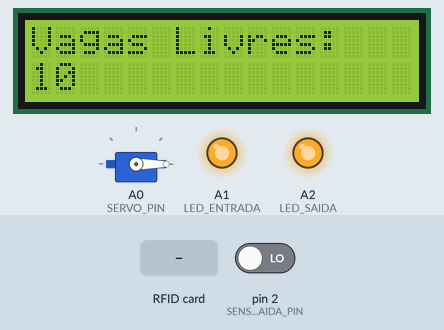
This sketch was run on a simulated Arduino Uno, built with avr-gcc and run on an emulated ATmega328P. Shown: 16×2 character LCD, servo, output pins drawn as LEDs (lit = HIGH). Inputs (shaded band) come from the test bench; at power-on: pin 2 (SENSOR_SAIDA_PIN) LOW. Pins used as bus, display or sensor lines are not drawn; what the sketch prints to the serial monitor is not drawn.

Above: at 1.8 s.
1.9 s: RFID card BC 09 0A 4A held to the reader
At 3.7 s:
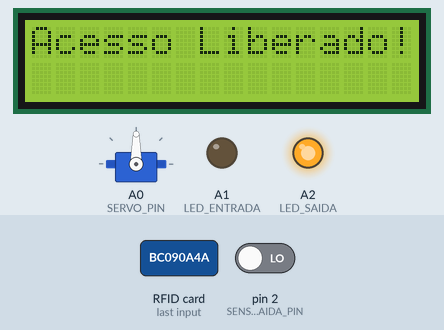
4.4 s: pin 2 (SENSOR_SAIDA_PIN) driven HIGH
At 4.71 s:
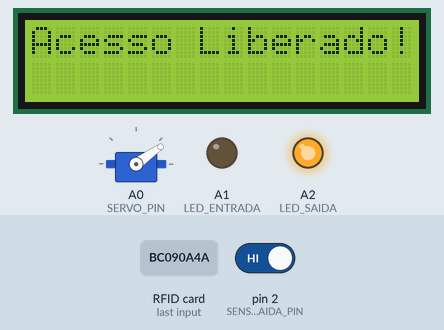
6.3 s: pin 2 (SENSOR_SAIDA_PIN) driven LOW
At 7.7 s:
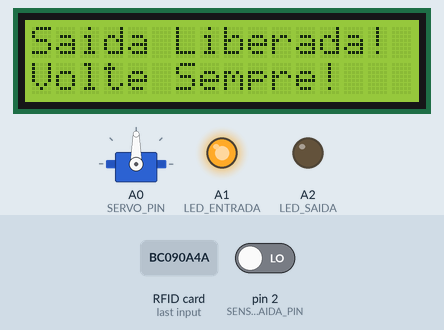
9.8 s: RFID card 5E 7A 19 C4 held to the reader
At 10.9 s:
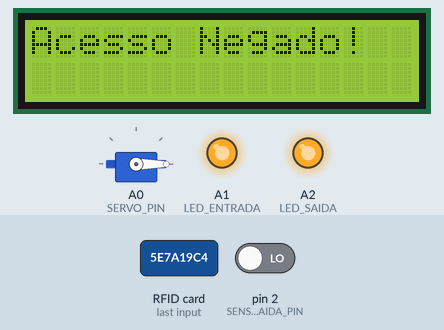
Timing chart, 0 to 12.8 s (numbered marks = the images above; inputs shaded):
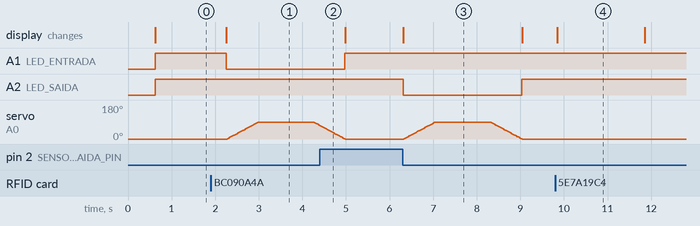

The sketch:

sketch_jun18a.ino
```cpp
#include <SPI.h>
#include <MFRC522.h>
#include <Servo.h>
#include <LiquidCrystal.h>

// --- Protótipos ---
void atualizarDisplayPrincipal();
void verificarEntradaPorTag();
void verificarSaida();
void acionarCancelaComPulso(int ledPin);

// --- PINOS ---
#define RFID_SS_PIN      10
#define RFID_RST_PIN     9
#define SERVO_PIN        A0
#define SENSOR_SAIDA_PIN 2

#define LCD_RS 6
#define LCD_E  5
#define LCD_D4 4
#define LCD_D5 3
#define LCD_D6 8
#define LCD_D7 7

#define LED_ENTRADA A1
#define LED_SAIDA   A2

// --- CONFIGURAÇÕES ---
const int TOTAL_VAGAS        = 10;
const unsigned long DEBOUNCE = 2500;
const unsigned long PULSO_MS = 2000;
const unsigned long MOV_MS   = 1500;

String UID_AUTORIZADA = "BC 09 0A 4A";
int vagasDisponiveis   = TOTAL_VAGAS;
unsigned long lastRFID = 0;
String lastUID        = "";

MFRC522 rfid(RFID_SS_PIN, RFID_RST_PIN);
Servo cancela;
LiquidCrystal lcd(LCD_RS, LCD_E, LCD_D4, LCD_D5, LCD_D6, LCD_D7);

void setup() {
  Serial.begin(9600);
  SPI.begin();
  rfid.PCD_Init();

  // LCD
  lcd.begin(16, 2);
  lcd.clear();
  lcd.print("Estacionamento");
  lcd.setCursor(0, 1);
  lcd.print("Iniciando...");
  delay(500);

  // Servo fechado
  cancela.attach(SERVO_PIN);
  cancela.write(0);

  // LEDs start OFF (pino HIGH -> LED apaga no seu esquema)
  pinMode(LED_ENTRADA, OUTPUT);
  pinMode(LED_SAIDA,   OUTPUT);
  digitalWrite(LED_ENTRADA, HIGH);
  digitalWrite(LED_SAIDA,   HIGH);

  // Sensor
  pinMode(SENSOR_SAIDA_PIN, INPUT);

  atualizarDisplayPrincipal();
  Serial.println("Sistema Pronto!");
}

void loop() {
  verificarSaida();
  verificarEntradaPorTag();
}

// ENTRADA por RFID
void verificarEntradaPorTag() {
  if (!rfid.PICC_IsNewCardPresent() || !rfid.PICC_ReadCardSerial()) return;

  // monta string UID
  String uid = "";
  for (byte i=0; i<rfid.uid.size; i++) {
    uid += (rfid.uid.uidByte[i]<0x10 ? " 0" : " ");
    uid += String(rfid.uid.uidByte[i], HEX);
  }
  uid.toUpperCase();
  uid.remove(0, 1);

  unsigned long now = millis();
  if (uid==lastUID && now-lastRFID<DEBOUNCE) {
    rfid.PICC_HaltA();
    rfid.PCD_StopCrypto1();
    return;
  }
  lastRFID = now;
  lastUID  = uid;

  Serial.print("Tag detectada: ["); Serial.print(uid); Serial.println("]");

  if (uid==UID_AUTORIZADA && vagasDisponiveis > 0) {
    Serial.println("Acesso Liberado");
    lcd.clear();
    lcd.print("Acesso Liberado!");
    vagasDisponiveis--;
    acionarCancelaComPulso(LED_ENTRADA);
    atualizarDisplayPrincipal();
  }
  else if (uid==UID_AUTORIZADA) {
    Serial.println("Lotado");
    lcd.clear();
    lcd.print("Lotado!");
    atualizarDisplayPrincipal();
  }
  else {
    Serial.println("Negado");
    lcd.clear();
    lcd.print("Acesso Negado!");
    delay(2000);
    atualizarDisplayPrincipal();
  }

  rfid.PICC_HaltA();
  rfid.PCD_StopCrypto1();
}

// SAÍDA por sensor
void verificarSaida() {
  if (digitalRead(SENSOR_SAIDA_PIN)!=LOW) return;

  //lcd.clear();
  if (vagasDisponiveis<TOTAL_VAGAS) {
    vagasDisponiveis++;
    Serial.println("Carro saiu.");
    lcd.clear();
    lcd.print("Saida Liberada!");
    lcd.setCursor(0, 1);
    lcd.print("Volte Sempre!");

    acionarCancelaComPulso(LED_SAIDA);
    atualizarDisplayPrincipal();
  }
  delay(800); // debounce
}

// Mostra vagas no LCD
void atualizarDisplayPrincipal() {
  lcd.clear();
  lcd.print("Vagas Livres:");
  lcd.setCursor(0, 1);
  if (vagasDisponiveis<10) lcd.print('0');
  lcd.print(vagasDisponiveis);
}

// Substitui movimento + LED em uma mesma rotina bloqueante,
// mas garante que servo e LED partam juntos
void acionarCancelaComPulso(int ledPin) {
  // Liga LED (no seu wiring, LOW -> acende)
  digitalWrite(ledPin, LOW);

  // Movimento suave até 90° e volta em MOV_MS total
  int passos = 90;
  int dir    = 1;  // sobe primeiro
  int delayStep = (MOV_MS/2) / passos;
  for (int ang=0; ang<=90; ang++) {
    cancela.write(ang);
    delay(delayStep);
  }
  // segura no topo o restante do tempo
  delay(PULSO_MS - (MOV_MS/2));

  // volta (outros MOV_MS/2)
  for (int ang=90; ang>=0; ang--) {
    cancela.write(ang);
    delay(delayStep);
  }

  // Desliga LED
  digitalWrite(ledPin, HIGH);
}
```

Measured:
- after the input at 1.9 s, A1 (LED_ENTRADA): HIGH → LOW after 0.36 s; servo on A0 (SERVO_PIN): rises from 0° to 90° in 0.72 s, then falls to 71° in 1.4 s; the display: changes after 0.36 s (image 1)
- after the input at 4.4 s, A2 (LED_SAIDA): stays HIGH (without the input it goes to LOW after 0.59 s); servo on A0 (SERVO_PIN): goes on until 5.0 s, then stays 0°
- after the input at 6.3 s, A2 (LED_SAIDA): HIGH → LOW at once, → HIGH 2.7 s later; servo on A0 (SERVO_PIN): rises from 0° to 90° in 0.73 s, then falls to 0° in 2.0 s; the display: changes at once (image 3)
- after the input at 9.8 s, the display: changes after 0.05 s (image 4)
- what the display in image 4 shows lasts 2.1 s, from 9.8 s to 11.9 s
